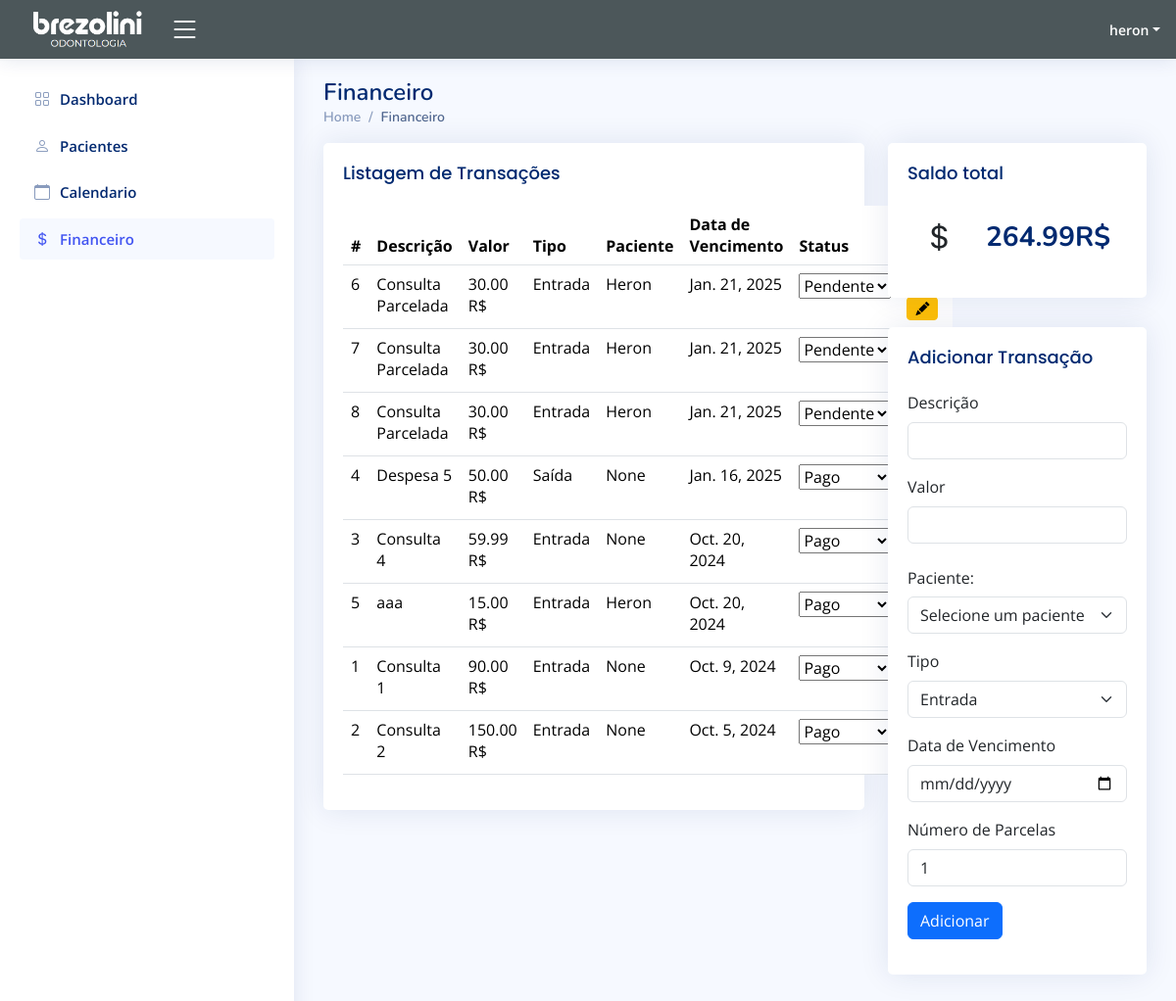
The app's page /financeiro (signed in) with its own data.
### app/models.py (models this page shows, shortened)
class Financeiro(models.Model):
    descricao=models.CharField(max_length=200)
    paciente=models.ForeignKey(Paciente, on_delete=models.SET_NULL, null=True)
    valor=models.DecimalField(max_digits=10, decimal_places=2)
    tipo=models.CharField(max_length=8)
    usuario = models.ForeignKey(User, on_delete=models.CASCADE)
    data_de_pagamento=models.DateField(default=timezone.now)
    parcelas = models.PositiveIntegerField(default=1)
    status=models.CharField(max_length=20, default='Pendente')

class Paciente(models.Model):
    Nome = models.CharField(max_length=100, blank=False, null=True)
    Email = models.CharField(max_length=100, blank=False, null=True)
    Data_cadastro = models.DateField(blank=False, null=True)
    Data_Nascimento = models.DateField(blank=False, null=True)
    Estado_civil = models.CharField(max_length=100, blank=False, null=True)
    Grupo = models.CharField(max_length=100, blank=False, null=True)
    Situacao_atual = models.CharField(max_length=100, blank=False, null=True)
    observacoes= models.CharField(max_length=256, blank=False, null=True)
    genero = models.CharField(max_length=100, blank=False, null=True)
    celular = models.CharField(max_length=20, blank=False, null=True)
    clinica = models.CharField(max_length=100, blank=False, null=True)
    local_nascimento = models.CharField(max_length=100, blank=False, null=True)
    CPF = models.CharField(max_length=100, blank=False, null=True)
    RG = models.CharField(max_length=100, blank=False, null=True)
    Orgao_emissor = models.CharField(max_length=100, blank=False, null=True)
    Convenio = models.CharField(max_length=100, blank=False, null=True)
    Plano = models.CharField(max_length=100, blank=False, null=True)
    Data_adesao = models.DateField(blank=False, null=True)
    Nome_pai = models.CharField(max_length=100, blank=True, null=True)
    CPF_pai = models.CharField(max_length=100, blank=True, null=True)
    RG_pai = models.CharField(max_length=100, blank=True, null=True)
    Telefone_pai = models.CharField(max_length=100, blank=True, null=True)
    Nome_mae = models.CharField(max_length=100, blank=True, null=True)
    Cpf_mae = models.CharField(max_length=100, blank=True, null=True)
    Rg_mae = models.CharField(max_length=100, blank=True, null=True)
    Telefone_mae=models.CharField(max_length=100, blank=True, null=True)
    CEP=models.IntegerField(blank=False, null=True)
    Endereco = models.CharField(max_length=100, blank=False, null=True)
    Numero = models.IntegerField(blank=False, null=True)
    Complemento = models.CharField(max_length=100, blank=False, null=True)
    Bairro = models.CharField(max_length=100, blank=False, null=True)
    Cidade = models.CharField(max_length=100, blank=False, null=True)
    Estado = models.CharField(max_length=100, blank=False, null=True)
    def __str__(self):
        return '{}'.format(self.Nome, self.id)

### app/views.py (the view)
# urls.py: path('financeiro', views.financeiro, name="financeiro"),
@has_role_decorator('administrador')
@login_required(login_url="/")
def financeiro(request):
    if request.method == "POST":
        descricao = request.POST.get('descricao')
        valor = float(request.POST.get('valor'))
        tipo = request.POST.get('tipo')
        data_de_pagamento = request.POST.get('data_pagamento')
        paciente_id = request.POST.get('paciente')
        parcelas = int(request.POST.get('parcelas', 1))  # Obtém o número de parcelas ou usa 1 por padrão
        paciente_instance = get_object_or_404(Paciente, id=paciente_id)
        valor_parcela = valor / parcelas
        for i in range(parcelas):
            financeiro = Financeiro(
                descricao=descricao,
                valor=valor_parcela,
                tipo=tipo,
                data_de_pagamento=data_de_pagamento,
                paciente=paciente_instance,
                usuario=request.user,
                status='Pendente'  # Defina o status conforme necessário
            )
            financeiro.save()
        return redirect('financeiro')
    else:
        usuario = request.user
        dados_financeiros = Financeiro.objects.filter(usuario=usuario).order_by('-data_de_pagamento')
        pacientes = Paciente.objects.all()
        saldo_total = 0
        for item in dados_financeiros:
            if item.status == 'Pago':
                if item.tipo == 'Entrada':
                    saldo_total += item.valor
                elif item.tipo == 'Saída':
                    saldo_total -= item.valor
        return render(request, 'frontend/financeiro.html', {
            'financeiro': dados_financeiros,
            'usuario': usuario,
            'saldo_total': saldo_total,
            'pacientes': pacientes,  # Passa o saldo total para o template
        })

### app/templates/frontend/financeiro.html (shortened to what this page needs)
<html lang="en">
{% load static %}
<head>
  <link href="{% static "vendor/bootstrap/css/bootstrap.min.css" %}" rel="stylesheet">
  <link href="{% static "vendor/bootstrap-icons/bootstrap-icons.css" %}" rel="stylesheet">
  <link href="{% static "vendor/boxicons/css/boxicons.min.css" %}" rel="stylesheet">
  <link href="{% static "vendor/quill/quill.snow.css" %}" rel="stylesheet">
  <link href="{% static "vendor/quill/quill.bubble.css" %}" rel="stylesheet">
  <link href="{% static "vendor/remixicon/remixicon.css" %}" rel="stylesheet">
  <link href="{% static "vendor/simple-datatables/style.css" %}" rel="stylesheet">
  <link href="{% static "css/style.css" %}" rel="stylesheet">
</head>
<body>
  <header id="header" class="header fixed-top d-flex align-items-center" style="background-color:rgb(76, 87, 90);">
    <div class="d-flex align-items-center justify-content-between" >
      <a href="index" class="d-flex align-items-center">
        <img src="{% static "img/brezoliniodontologia.PNG" %}" height="50px">
      </a>
      <i class="bi bi-list toggle-sidebar-btn"></i>
    </div>
    <nav class="header-nav ms-auto">
      <ul class="d-flex align-items-center">
        <li class="nav-item dropdown pe-3">
          <a class="nav-link nav-profile d-flex align-items-center pe-0" href="#" data-bs-toggle="dropdown">
            <span class="d-none d-md-block dropdown-toggle ps-2" style="color: white;">{{ user.username }}</span>
          </a>
        </li>
      </ul>
    </nav>
  </header>
  <aside id="sidebar" class="sidebar">
    <ul class="sidebar-nav" id="sidebar-nav">
      <li class="nav-item">
        <a class="nav-link collapsed" href="index">
          <i class="bi bi-grid"></i>
          <span>Dashboard</span>
        </a>
      </li>
      <li class="nav-item">
        <a class="nav-link collapsed" href="pacientes">
          <i class="bi bi-person"></i>
          <span>Pacientes</span>
        </a>
      </li>
      <li class="nav-item">
        <a class="nav-link collapsed" href="calendario">
          <i class="bi bi-calendar"></i>
          <span>Calendario</span>
        </a>
      </li>
      <li class="nav-item">
        <a class="nav-link " href="financeiro">
          <i class="bi bi-currency-dollar"></i>
          <span>Financeiro</span>
        </a>
      </li>
    </ul>
  </aside>
  <main id="main" class="main" backgor>
    <div class="pagetitle">
      <h1>Financeiro</h1>
      <nav>
        <ol class="breadcrumb">
          <li class="breadcrumb-item"><a href="index">Home</a></li>
          <li class="breadcrumb-item active">Financeiro</li>
        </ol>
      </nav>
    </div>
    <section class="section dashboard">
        <div class="row">
            <div class="col-lg-8">
                <div class="card">
                  <div class="card-body">
                    <h5 class="card-title">Listagem de Transações</h5>
                    <table class="table datatable" id="transactionTable">
                      <thead>
                        <tr>
                          <th scope="col">#</th>
                          <th scope="col">Descrição</th>
                          <th scope="col">Valor</th>
                          <th scope="col">Tipo</th>
                          <th scope="col">Paciente</th>
                          <th scope="col">Data de Vencimento</th>
                          <th scope="col">Status</th>
                          <th scope="col">Ação</th>
                        </tr>
                      </thead>
                      <tbody>
                     {% if financeiro %}
                      {% for financeiro in financeiro %}
                      <tr>
                        <td>{{financeiro.id}}</td>
                        <td>{{financeiro.descricao}}</td>
                        <td>{{financeiro.valor}} R$</td>
                        <td>{{financeiro.tipo}}</td>
                        <td>{{financeiro.paciente}}</td>
                        <td>{{financeiro.data_de_pagamento}}</td>
                        <td>
                        <form action="{% url 'atualizar_status' financeiro.id %}" method="post">
                              <select name="status" onchange="this.form.submit()">
                                  <option value="Pendente" {% if financeiro.status == 'Pendente' %} selected {% endif %}>Pendente</option>
                                  <option value="Pago" {% if financeiro.status == 'Pago' %} selected {% endif %}>Pago</option>
                              </select>
                          </form>
                      </td>
                        <td>
                          <a href="{% url 'deletar_financeiro' financeiro.id %}" class="btn btn-danger btn-sm">
                        </a>
                        <a href="{% url 'editar_financeiro' financeiro.id %}" class="btn btn-warning btn-sm">
                          <i class="bi bi-pencil-fill"></i>
                      </a>
                      </td>
                      </tr>
                      {% endfor %}
                  {% else %}
                      <td>Sem itens associados.</td>
                  {% endif %}
                      </tbody>
                    </table>
                  </div>
                </div>
              </div>
          <div class="col-lg-4">
            <div class="card info-card Consultas-card">
                <div class="card-body">
                  <h5 class="card-title">Saldo total</h5>
                  <div class="d-flex align-items-center">
                    <div class="card-icon rounded-circle d-flex align-items-center justify-content-center">
                      <i class="bi bi-currency-dollar"></i>
                    </div>
                    <div class="ps-3">
                      <h6>{{saldo_total}}<span>R$</span></h6>
                    </div>
                  </div>
                </div>
              </div>
              <div class="card">
                <div class="card-body">
                  <h5 class="card-title">Adicionar Transação</h5>
                  <form method="POST" id="transactionForm">
                    <div class="mb-3">
                      <label for="description" class="form-label">Descrição</label>
                      <input type="text" class="form-control" id="description" name="descricao" required>
                    </div>
                    <div class="mb-3">
                      <label for="value" class="form-label">Valor</label>
                      <input type="number" class="form-control" id="value" name="valor" step="0.01" required>
                    </div>
                    <div class="mb-3">
                      <label for="paciente" class="col-form-label">Paciente:</label>
                      <select class="form-select" name="paciente" aria-label="Default select example">
                        <option value="" selected>Selecione um paciente</option>
                      </select>
                    </div>
                    <div class="mb-3">
                      <label for="type" class="form-label">Tipo</label>
                      <select class="form-select" id="type" name="tipo" required>
                        <option value="Entrada">Entrada</option>
                      </select>
                    </div>
                    <div class="row mb-3">
                      <label for="inputDate" class="form-label">Data de Vencimento</label>
                      <div>
                        <input type="date" name="data_pagamento" class="form-control">
                      </div>
                    </div>
                    <div class="mb-3">
                      <label for="parcelas" class="form-label">Número de Parcelas</label>
                      <input type="number" class="form-control" id="parcelas" name="parcelas" value="1" min="1" required>
                    </div>
                    <button type="submit" class="btn btn-primary">Adicionar</button>
                  </form>
                </div>
              </div>
        </div>
    </section>
  </main>
</body>
</html>

### app/static/css/style.css (style rules this page uses)
:root { scroll-behavior: smooth; }
body { font-family: "Open Sans", sans-serif; background: #f6f9ff; color: #444444; }
a { color: #4154f1; text-decoration: none; }
h1, h2, h3, h4, h5, h6 { font-family: "Nunito", sans-serif; }
#main { margin-top: 60px; padding: 20px 30px; transition: all 0.3s; }
.pagetitle { margin-bottom: 10px; }
.pagetitle h1 { font-size: 24px; margin-bottom: 0; font-weight: 600; color: #012970; }
.card { margin-bottom: 30px; border: none; border-radius: 5px; box-shadow: 0px 0 30px rgba(1, 41, 112, 0.1); }
.card-title { padding: 20px 0 15px 0; font-size: 18px; font-weight: 500; color: #012970; font-family: "Poppins", sans-serif; }
.card-body { padding: 0 20px 20px 20px; }
.breadcrumb { font-size: 14px; font-family: "Nunito", sans-serif; color: #899bbd; font-weight: 600; }
.breadcrumb a { color: #899bbd; transition: 0.3s; }
.breadcrumb .breadcrumb-item::before { color: #899bbd; }
.breadcrumb .active { color: #51678f; font-weight: 600; }
.header { transition: all 0.5s; z-index: 997; height: 60px; box-shadow: 0px 2px 20px rgba(1, 41, 112, 0.1); background-color: #fff; padding-left: 20px; }
.header .toggle-sidebar-btn { font-size: 32px; padding-left: 10px; cursor: pointer; color: #ffffff; }
.header-nav ul { list-style: none; }
.header-nav>ul { margin: 0; padding: 0; }
.header-nav .nav-profile { color: #012970; }
.header-nav .nav-profile span { font-size: 14px; font-weight: 600; }
.sidebar { position: fixed; top: 60px; left: 0; bottom: 0; width: 300px; z-index: 996; transition: all 0.3s; padding: 20px; overflow-y: auto; scrollbar-width: thin; scrollbar-color: #aab7cf transparent; box-shadow: 0px 0px 20px rgba(1, 41, 112, 0.1); background-color: #fff; }
@media (min-width: 1200px) { #main, #footer { margin-left: 300px; } }
.sidebar-nav { padding: 0; margin: 0; list-style: none; }
.sidebar-nav li { padding: 0; margin: 0; list-style: none; }
.sidebar-nav .nav-item { margin-bottom: 5px; }
.sidebar-nav .nav-link { display: flex; align-items: center; font-size: 15px; font-weight: 600; color: #4154f1; transition: 0.3; background: #f6f9ff; padding: 10px 15px; border-radius: 4px; }
.sidebar-nav .nav-link i { font-size: 16px; margin-right: 10px; color: #4154f1; }
.sidebar-nav .nav-link.collapsed { color: #012970; background: #fff; }
.sidebar-nav .nav-link.collapsed i { color: #899bbd; }
.dashboard .info-card { padding-bottom: 10px; }
.dashboard .info-card h6 { font-size: 28px; color: #012970; font-weight: 700; margin: 0; padding: 0; }
.dashboard .card-icon { font-size: 32px; line-height: 0; width: 64px; height: 64px; flex-shrink: 0; flex-grow: 0; }

### records on screen
Financeiro: id "6", descricao "Consulta Parcelada", valor "30.00", tipo "Entrada", paciente "Heron", data_de_pagamento "Jan. 21, 2025", status "Pendente"
Financeiro: id "7", descricao "Consulta Parcelada", valor "30.00", tipo "Entrada", paciente "Heron", data_de_pagamento "Jan. 21, 2025", status "Pendente"
Financeiro: id "8", descricao "Consulta Parcelada", valor "30.00", tipo "Entrada", paciente "Heron", data_de_pagamento "Jan. 21, 2025", status "Pendente"
Financeiro: id "4", descricao "Despesa 5", valor "50.00", tipo "Saída", paciente "None", data_de_pagamento "Jan. 16, 2025", status "Pago"
Financeiro: id "3", descricao "Consulta 4", valor "59.99", tipo "Entrada", paciente "None", data_de_pagamento "Oct. 20, 2024", status "Pago"
Financeiro: id "5", descricao "aaa", valor "15.00", tipo "Entrada", paciente "Heron", data_de_pagamento "Oct. 20, 2024", status "Pago"
Financeiro: id "1", descricao "Consulta 1", valor "90.00", tipo "Entrada", paciente "None", data_de_pagamento "Oct. 9, 2024", status "Pago"
Financeiro: id "2", descricao "Consulta 2", valor "150.00", tipo "Entrada", paciente "None", data_de_pagamento "Oct. 5, 2024", status "Pago"

### other values on screen
{{ user.username }} "heron"
{{ saldo_total }} "264.99"
